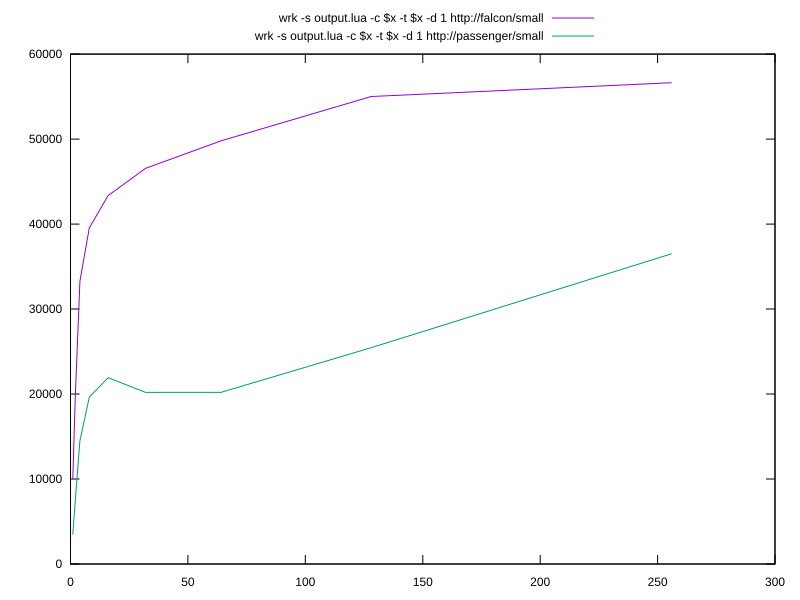

Write the gnuplot code that produced this figure.
set datafile separator ","
set terminal svg size 800, 600 enhanced; set key left above
plot 'small.txt' using 1:2 with lines title "wrk -s output.lua -c $x -t $x -d 1 http://falcon/small",'small.txt' using 1:4 with lines title "wrk -s output.lua -c $x -t $x -d 1 http://passenger/small"
